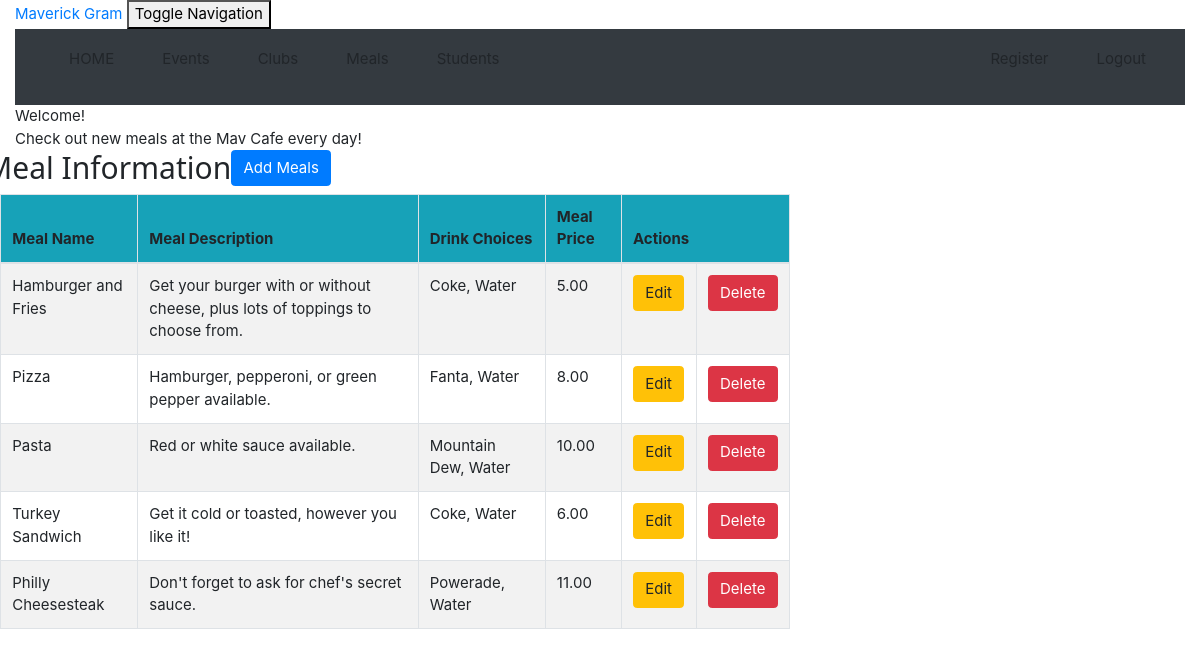
The app's page /meal_list (signed in), older data.
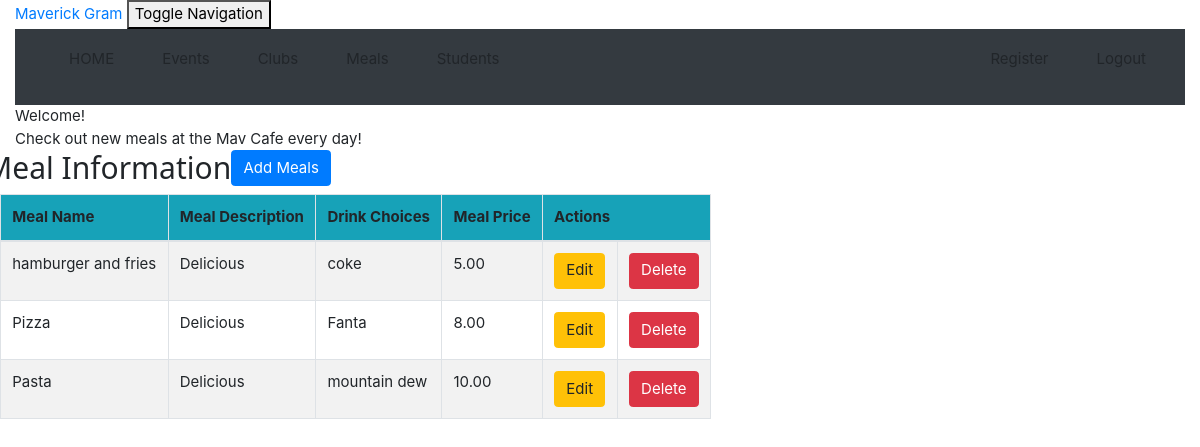
The same page, newer data.
### crm/models.py (models this page shows)
class Meal(models.Model):
    meal_name = models.CharField(max_length=200)
    meal_description = models.CharField(max_length=200)
    meal_drink = models.CharField(max_length=200)
    price = models.CharField(max_length=200)

### crm/views.py (the view)
# urls.py: path('meal_list', views.meal_list, name='meal_list'),
@login_required
def meal_list(request):
    meal = Meal.objects.filter()
    return render(request, 'crm/meal_list.html',
                  {'meals': meal})

### crm/templates/crm/meal_list.html (shortened to what this page needs)
<!DOCTYPE html>
{% extends 'crm/base.html' %}
{% block content %}
    {% load humanize %}
    <head>
    </head>
    <body class="bodylist">
    <div class="container">
        <div class="panel panel-primary">
            <div class="panel-heading">Welcome!</div>
            <div class="panel-body">
                Check out new meals at the Mav Cafe every day!
            </div>
        </div>
    </div>
    <div class="row">
        <h2>Meal Information</h2>
        <td>  <a href="http://127.0.0.1:8000/admin/crm/meal/add/"><span
                class="btn btn-primary">Add Meals</span></a></td>
    </div>
    <div>
        <table class="table table-striped table-bordered table-hover w-auto">
            <thead>
            <tr class="bg-info">
                <th>Meal Name</th>
                <th>Meal Description</th>
                <th>Drink Choices</th>
                <th>Meal Price</th>
                <th colspan="2">Actions</th>
            </tr>
            </thead>
            <tbody>
            {% for meal in meals %}
                <tr>
                    <td>{{ meal.meal_name }}</td>
                    <td>{{ meal.meal_description }}</td>
                    <td>{{ meal.meal_drink }}</td>
                    <td>{{ meal.price }}</td>
                    <td><a href="{% url 'crm:meal_edit' pk=meal.pk %}"
                           class="btn btn-warning">Edit</a>
                    </td>
                    <td><a href="{% url 'crm:meal_delete' pk=meal.pk %}"
                           onclick="return confirm('Are you sure you want to delete?')"
                           class="btn btn-danger">Delete</a>
                    </td>
                </tr>
            {% endfor %}
            </tbody>
        </table>
    </div>
    </body>
{% endblock %}

Row changes from the older to the newer data that the page shows:
removed Meal: meal_name "Turkey Sandwich", meal_description "Get it cold or toasted, however you like it!", meal_drink "Coke, Water", price "6.00"
removed Meal: meal_name "Philly Cheesesteak", meal_description "Don't forget to ask for chef's secret sauce.", meal_drink "Powerade, Water", price "11.00"
changed Meal: meal_name "Hamburger and Fries" → "hamburger and fries"; meal_description "Get your burger with or without cheese, plus lots of toppings to choose from." → "Delicious"; meal_drink "Coke, Water" → "coke"
changed Meal "Pizza": meal_description "Hamburger, pepperoni, or green pepper available." → "Delicious"; meal_drink "Fanta, Water" → "Fanta"
changed Meal "Pasta": meal_description "Red or white sauce available." → "Delicious"; meal_drink "Mountain Dew, Water" → "mountain dew"
